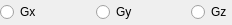
<?xml version="1.0" encoding="UTF-8"?>
<ui version="4.0">
 <class>inputparameter</class>
 <widget class="QWidget" name="inputparameter">
  <property name="geometry">
   <rect>
    <x>0</x>
    <y>0</y>
    <width>232</width>
    <height>25</height>
   </rect>
  </property>
  <property name="sizePolicy">
   <sizepolicy hsizetype="Preferred" vsizetype="Fixed">
    <horstretch>0</horstretch>
    <verstretch>0</verstretch>
   </sizepolicy>
  </property>
  <property name="minimumSize">
   <size>
    <width>0</width>
    <height>25</height>
   </size>
  </property>
  <property name="maximumSize">
   <size>
    <width>16777215</width>
    <height>25</height>
   </size>
  </property>
  <property name="windowTitle">
   <string>Form</string>
  </property>
  <layout class="QHBoxLayout" name="horizontalLayout">
   <property name="spacing">
    <number>0</number>
   </property>
   <property name="leftMargin">
    <number>0</number>
   </property>
   <property name="topMargin">
    <number>0</number>
   </property>
   <property name="rightMargin">
    <number>0</number>
   </property>
   <property name="bottomMargin">
    <number>0</number>
   </property>
   <item>
    <widget class="QRadioButton" name="radioButton_z">
     <property name="text">
      <string>Gx</string>
     </property>
    </widget>
   </item>
   <item>
    <spacer name="horizontalSpacer">
     <property name="orientation">
      <enum>Qt::Horizontal</enum>
     </property>
     <property name="sizeHint" stdset="0">
      <size>
       <width>40</width>
       <height>20</height>
      </size>
     </property>
    </spacer>
   </item>
   <item>
    <widget class="QRadioButton" name="radioButton_y">
     <property name="text">
      <string>Gy</string>
     </property>
    </widget>
   </item>
   <item>
    <spacer name="horizontalSpacer_2">
     <property name="orientation">
      <enum>Qt::Horizontal</enum>
     </property>
     <property name="sizeHint" stdset="0">
      <size>
       <width>40</width>
       <height>20</height>
      </size>
     </property>
    </spacer>
   </item>
   <item>
    <widget class="QRadioButton" name="radioButton_3">
     <property name="text">
      <string>Gz</string>
     </property>
    </widget>
   </item>
  </layout>
 </widget>
 <resources/>
 <connections/>
</ui>
